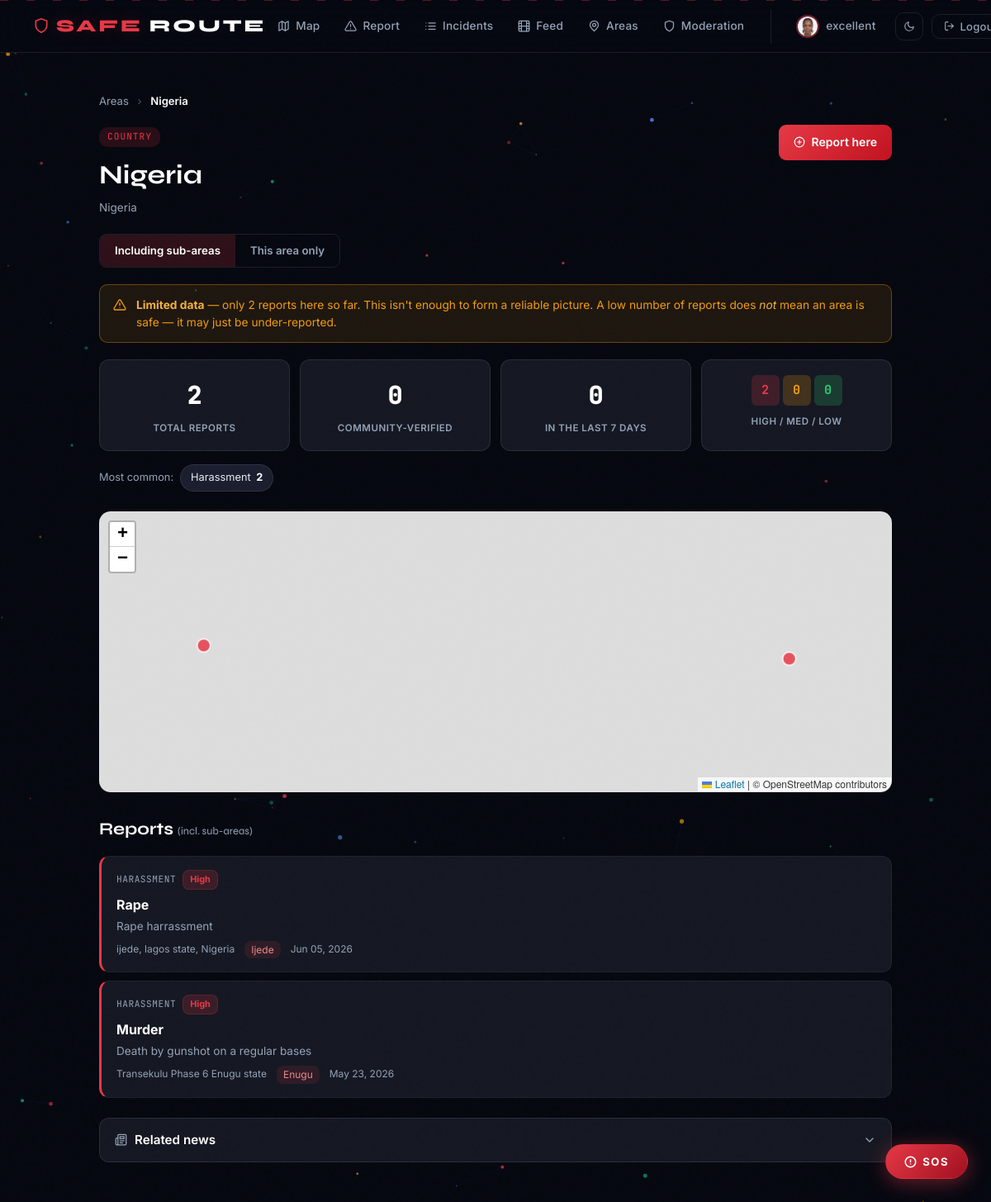
/areas/nigeria/ (signed in), run on the app's committed database.
### incidents/models.py (models this page shows, shortened)
class UserProfile(models.Model):
    user       = models.OneToOneField(User, on_delete=models.CASCADE, related_name='profile')
    bio        = models.TextField(blank=True, default='')
    avatar     = models.ImageField(upload_to='avatars/', blank=True, null=True)
    sos_phone  = models.CharField(max_length=20, blank=True, default='',
                                  help_text='Emergency contact number for SOS alerts')
    location   = models.CharField(max_length=100, blank=True, default='',
                                  help_text='City or neighbourhood')
    created_at = models.DateTimeField(auto_now_add=True)

class Area(models.Model):
    LEVEL_COUNTRY = 1
    LEVEL_STATE   = 2
    LEVEL_CITY    = 3
    LEVEL_LOCAL   = 4
    LEVEL_CHOICES = [
        (LEVEL_COUNTRY, 'Country'),
        (LEVEL_STATE,   'State'),
        (LEVEL_CITY,    'City'),
        (LEVEL_LOCAL,   'Local Area'),
    ]
    name        = models.CharField(max_length=120, db_index=True)
    level       = models.IntegerField(choices=LEVEL_CHOICES, db_index=True)
    parent      = models.ForeignKey(
                      'self',
                      on_delete=models.CASCADE,
                      null=True, blank=True,
                      related_name='children'
                  )
    slug        = models.SlugField(max_length=160)
    latitude    = models.FloatField(null=True, blank=True)
    longitude   = models.FloatField(null=True, blank=True)
    created_by  = models.ForeignKey(
                      User, on_delete=models.SET_NULL,
                      null=True, blank=True, related_name='created_areas'
                  )
    is_verified = models.BooleanField(default=False, db_index=True)
    needs_review = models.BooleanField(default=False, db_index=True,
                                       help_text='Auto-created from a pin; awaiting admin audit.')
    created_at  = models.DateTimeField(auto_now_add=True)
    class Meta:
        ordering        = ['level', 'name']
        unique_together = (('name', 'parent'),)
        indexes = [
            models.Index(fields=['level', 'name'],   name='incidents_a_level_c3ef6e_idx'),
            models.Index(fields=['parent', 'level'], name='incidents_a_parent__36434b_idx'),
            models.Index(fields=['slug'],            name='incidents_a_slug_4bddf7_idx'),
        ]
    def ancestors(self):
        chain, node = [], self.parent
        while node is not None:
            chain.append(node)
            node = node.parent
        return list(reversed(chain))
    def full_path(self):
        return ' → '.join([a.name for a in self.ancestors()] + [self.name])

class Incident(models.Model):
    INCIDENT_TYPES = [
        ('robbery',       'Robbery'),
        ('harassment',    'Harassment'),
        ('accident',      'Accident'),
        ('poor_lighting', 'Poor Lighting'),
        ('suspicious',    'Suspicious Activity'),
        ('flood',         'Flood'),
        ('fire',          'Fire'),
        ('assault',       'Assault'),
        ('vandalism',     'Vandalism'),
        ('kidnapping',    'Kidnapping'),
        ('other',         'Other'),
    ]
    DANGER_LEVELS = [
        (1, 'Low'),
        (2, 'Medium'),
        (3, 'High'),
    ]
    title        = models.CharField(max_length=200)
    type         = models.CharField(max_length=50, choices=INCIDENT_TYPES, db_index=True)
    description  = models.TextField()
    latitude     = models.FloatField()
    longitude    = models.FloatField()
    location     = models.CharField(max_length=200)
    area         = models.ForeignKey(
                       'Area',
                       on_delete=models.SET_NULL,
                       null=True, blank=True,
                       related_name='incidents',
                       help_text='Structured area this incident belongs to'
                   )
    danger_level = models.IntegerField(choices=DANGER_LEVELS, default=1, db_index=True)
    reported_by  = models.ForeignKey(User, on_delete=models.CASCADE,
                                     related_name='incidents')
    timestamp    = models.DateTimeField(auto_now_add=True, db_index=True)
    verified     = models.BooleanField(default=False, db_index=True)
    verified_override = models.BooleanField(null=True, blank=True, default=None,
                                            help_text='Admin override. Null = automatic.')
    is_hidden       = models.BooleanField(default=False,
                                          help_text='Hidden by moderation. Removed from public views but kept.')
    hidden_at       = models.DateTimeField(null=True, blank=True)
    hidden_by       = models.ForeignKey(User, null=True, blank=True,
                                        on_delete=models.SET_NULL,
                                        related_name='hidden_incidents')
    hidden_reason   = models.CharField(max_length=200, blank=True, default='')
    confirmations = models.ManyToManyField(
                        User,
                        related_name='confirmed_incidents',
                        blank=True
                    )
    disputes      = models.ManyToManyField(
                        User,
                        related_name='disputed_incidents',
                        blank=True
                    )
    class Meta:
        ordering = ['-timestamp']
        indexes  = [
            models.Index(fields=['type', '-timestamp']),
            models.Index(fields=['danger_level', '-timestamp']),
        ]

### incidents/views.py (the view)
# urls.py: path('areas/<slug:slug>/',   views.area_detail_view,      name='area_detail'),
def area_detail_view(request, slug):
    area = get_object_or_404(Area, slug=slug)
    scope = request.GET.get('scope', 'sub')  # default to broad/inclusive view
    if scope == 'exact':
        area_ids = [area.id]
    else:
        scope = 'sub'
        area_ids = _descendant_area_ids(area)
    incidents = (
        Incident.objects
        .filter(area_id__in=area_ids, is_hidden=False)   # exclude hidden content
        .select_related('reported_by', 'area')
        .prefetch_related('confirmations')
        .order_by('-timestamp')
    )
    stats = _area_stats(incidents)
    incidents_json = [
        {
            'id':           inc.id,
            'title':        escape(inc.title),
            'type':         inc.type,
            'latitude':     inc.latitude,
            'longitude':    inc.longitude,
            'danger_level': inc.danger_level,
            'verified':     inc.verified,
            'detail_url':   f'/incidents/{inc.id}/',
        }
        for inc in incidents
    ]
    from . import news_service
    news_result = news_service.get_area_news(area, limit=6)
    return render(request, 'area_detail.html', {
        'area':           area,
        'ancestors':      area.ancestors(),
        'scope':          scope,
        'incidents':      incidents,
        'stats':          stats,
        'incidents_json': json.dumps(incidents_json),
        'center_lat':     area.latitude,
        'center_lng':     area.longitude,
        'area_news':         news_result['articles'],
        'news_matched_area': news_result['matched_area'],
        'news_is_widened':   news_result['is_widened'],
    })

### templates/area_detail.html (shortened to what this page needs)
{% extends 'base.html' %}
{% block content %}
{% load static %}
<link rel="stylesheet" href="https://unpkg.com/leaflet@1.9.4/dist/leaflet.css"/>
<div class="area-dash">
  <div class="area-breadcrumb">
    <a href="{% url 'area_search_page' %}">Areas</a>
    <span class="crumb-sep">›</span>
    <span class="crumb-current">{{ area.name }}</span>
  </div>
  <div class="area-header">
    <div class="area-header-main">
      <span class="area-level-badge">{{ area.get_level_display }}</span>
      <h1>{{ area.name }}</h1>
      <p class="area-fullpath">{{ area.full_path }}</p>
    </div>
    <a href="{% url 'report' %}" class="area-report-btn">
      <svg xmlns="http://www.w3.org/2000/svg" width="14" height="14" viewBox="0 0 24 24" fill="none" stroke="currentColor" stroke-width="2" stroke-linecap="round" stroke-linejoin="round"><circle cx="12" cy="12" r="10"/><line x1="12" y1="8" x2="12" y2="16"/><line x1="8" y1="12" x2="16" y2="12"/></svg>
      Report here
    </a>
  </div>
  <div class="area-scope-toggle">
    <a href="?scope=sub"
       class="scope-btn {% if scope == 'sub' %}active{% endif %}">
       Including sub-areas
    </a>
    <a href="?scope=exact"
       class="scope-btn {% if scope == 'exact' %}active{% endif %}">
       This area only
    </a>
  </div>
  {% if stats.is_thin %}
  <div class="area-thin-warning">
    <div>
      <strong>Limited data</strong> — only {{ stats.total }} report{{ stats.total|pluralize }} here so far.
      This isn't enough to form a reliable picture. A low number of reports does
      <em>not</em> mean an area is safe — it may just be under-reported.
    </div>
  </div>
  {% endif %}
  <div class="area-stats-grid">
    <div class="stat-card">
      <span class="stat-value">{{ stats.total }}</span>
      <span class="stat-label">Total reports</span>
    </div>
    <div class="stat-card">
      <span class="stat-value">{{ stats.verified }}</span>
      <span class="stat-label">Community-verified</span>
    </div>
    <div class="stat-card">
      <span class="stat-value">{{ stats.recent }}</span>
      <span class="stat-label">In the last 7 days</span>
    </div>
    <div class="stat-card danger-split">
      <div class="danger-bar">
        <span class="db-high" title="High danger">{{ stats.danger_high }}</span>
        <span class="db-med" title="Medium danger">{{ stats.danger_med }}</span>
        <span class="db-low" title="Low danger">{{ stats.danger_low }}</span>
      </div>
      <span class="stat-label">High / Med / Low</span>
    </div>
  </div>
  {% if stats.top_types %}
  <div class="area-types">
    <span class="types-label">Most common:</span>
    {% for type, count in stats.top_types %}
      <span class="type-chip">{{ type|title }} <b>{{ count }}</b></span>
    {% endfor %}
  </div>
  {% endif %}
  {% if incidents %}
  <div id="area-map"></div>
  {% endif %}
  <div class="area-incidents">
    <h2>Reports {% if scope == 'sub' %}<span class="scope-note">(incl. sub-areas)</span>{% endif %}</h2>
    {% if incidents %}
    <div class="area-incident-list">
      {% for inc in incidents %}
      <a href="{% url 'incident_detail' inc.id %}" class="area-incident-row danger-{{ inc.danger_level }}">
        <div class="air-main">
          <div class="air-top">
            <span class="air-type">{{ inc.get_type_display }}</span>
            <span class="air-danger level-{{ inc.danger_level }}">
              {% if inc.danger_level == 3 %}High{% elif inc.danger_level == 2 %}Medium{% else %}Low{% endif %}
            </span>
          </div>
          <h3>{{ inc.title }}</h3>
          <p>{{ inc.description|truncatechars:100 }}</p>
          <div class="air-meta">
            <span>{{ inc.location }}</span>
            {% if inc.area and scope == 'sub' and inc.area.id != area.id %}
            <span class="air-subarea">{{ inc.area.name }}</span>
            {% endif %}
            <span>{{ inc.timestamp|date:"M d, Y" }}</span>
          </div>
        </div>
      </a>
      {% endfor %}
    </div>
    {% else %}
    <div class="area-no-incidents">
      <p>No reports in this area yet.</p>
      <a href="{% url 'report' %}" class="btn-primary">Be the first to report</a>
    </div>
    {% endif %}
  </div>
  <details class="area-news">
    <summary class="area-news-summary">
      <span class="area-news-summary-left">
        Related news
      </span>
      <svg class="area-news-chevron" xmlns="http://www.w3.org/2000/svg" width="16" height="16" viewBox="0 0 24 24" fill="none" stroke="currentColor" stroke-width="2" stroke-linecap="round" stroke-linejoin="round"><polyline points="6 9 12 15 18 9"/></svg>
    </summary>
  </details>
</div>
{% endblock %}

### templates/base.html (shortened to what this page needs)
<!DOCTYPE html>
<html lang="en">
<head>
  {% load static %}
  <link rel="stylesheet" href="{% static 'css/style.css' %}" />
</head>
<body>
  {% block topnav %}
  <nav class="navbar">
    <div class="nav-brand">
      <svg xmlns="http://www.w3.org/2000/svg" width="20" height="20" viewBox="0 0 24 24"
           fill="none" stroke="currentColor" stroke-width="2" stroke-linecap="round"
           stroke-linejoin="round" class="nav-brand-icon">
        <path d="M12 22s8-4 8-10V5l-8-3-8 3v7c0 6 8 10 8 10z"/>
      </svg>
      <span>Safe</span>Route
    </div>
    {% if user.is_authenticated %}
    <div class="nav-links">
      <a href="{% url 'map' %}" class="nav-link">
        <svg xmlns="http://www.w3.org/2000/svg" width="15" height="15" viewBox="0 0 24 24"
             fill="none" stroke="currentColor" stroke-width="2" stroke-linecap="round"
             stroke-linejoin="round">
          <polygon points="3 6 9 3 15 6 21 3 21 18 15 21 9 18 3 21"/>
          <line x1="9" y1="3" x2="9" y2="18"/>
          <line x1="15" y1="6" x2="15" y2="21"/>
        </svg>
        Map
      </a>
      <a href="{% url 'report' %}" class="nav-link">
        Report
      </a>
      <a href="{% url 'incidents' %}" class="nav-link">
        Incidents
      </a>
      <a href="{% url 'feed' %}" class="nav-link">
        Feed
      </a>
      <a href="{% url 'area_search_page' %}" class="nav-link">
        <svg xmlns="http://www.w3.org/2000/svg" width="15" height="15" viewBox="0 0 24 24"
             fill="none" stroke="currentColor" stroke-width="2" stroke-linecap="round"
             stroke-linejoin="round">
          <circle cx="12" cy="10" r="3"/>
          <path d="M12 21.7C17.3 17 20 13 20 10a8 8 0 1 0-16 0c0 3 2.7 7 8 11.7z"/>
        </svg>
        Areas
      </a>
      {% if user.is_staff %}
      <a href="{% url 'moderation_queue' %}" class="nav-link" title="Moderation queue">
        <svg xmlns="http://www.w3.org/2000/svg" width="15" height="15" viewBox="0 0 24 24"
             fill="none" stroke="currentColor" stroke-width="2" stroke-linecap="round"
             stroke-linejoin="round">
          <path d="M12 22s8-4 8-10V5l-8-3-8 3v7c0 6 8 10 8 10z"/>
        </svg>
        Moderation
      </a>
      {% endif %}
      <div class="nav-user">
        <a href="{% url 'profile' %}" class="nav-link nav-profile">
          {% if user.profile.avatar %}
            <img src="{{ user.profile.avatar.url }}" alt="avatar" class="nav-avatar"
                 width="28" height="28" loading="eager"/>
          {% else %}
            <span class="nav-avatar-placeholder">{{ user.username|first|upper }}</span>
          {% endif %}
          {{ user.username }}
        </a>
        <button class="theme-toggle" id="theme-toggle" onclick="toggleTheme()" title="Toggle theme">
          <svg class="icon-moon" xmlns="http://www.w3.org/2000/svg" width="14" height="14"
               viewBox="0 0 24 24" fill="none" stroke="currentColor" stroke-width="2"
               stroke-linecap="round" stroke-linejoin="round">
            <path d="M21 12.79A9 9 0 1111.21 3 7 7 0 0021 12.79z"/>
          </svg>
        </button>
        <form method="POST" action="{% url 'logout' %}" style="display:inline;">
          <button type="submit" class="logout-btn">
            <svg xmlns="http://www.w3.org/2000/svg" width="13" height="13" viewBox="0 0 24 24"
                 fill="none" stroke="currentColor" stroke-width="2" stroke-linecap="round"
                 stroke-linejoin="round">
              <path d="M9 21H5a2 2 0 01-2-2V5a2 2 0 012-2h4"/>
              <polyline points="16 17 21 12 16 7"/>
              <line x1="21" y1="12" x2="9" y2="12"/>
            </svg>
            Logout
          </button>
        </form>
      </div>
    </div>
    {% endif %}
  </nav>
  {% endblock %}
  <div class="container">
    {% block content %}{% endblock %}
  </div>
  {% if user.is_authenticated %}
  <div class="sos-container">
    <button class="sos-btn" onclick="triggerSOS()">
      <svg xmlns="http://www.w3.org/2000/svg" width="15" height="15" viewBox="0 0 24 24"
           fill="none" stroke="currentColor" stroke-width="2.5" stroke-linecap="round"
           stroke-linejoin="round">
        <circle cx="12" cy="12" r="10"/>
        <line x1="12" y1="8" x2="12" y2="12"/>
        <line x1="12" y1="16" x2="12.01" y2="16"/>
      </svg>
      SOS
    </button>
  </div>
  {% endif %}
</body>
</html>

### data on the page
Area: name "Nigeria", level "COUNTRY", full_path "Nigeria"
Incident: type "Harassment", id "2", type "HARASSMENT", danger_level "High", title "Murder", description "Death by gunshot on a regular bases", location "Transekulu Phase 6 Enugu state", area.name "Enugu", timestamp "May 23, 2026"
Incident: type "HARASSMENT", danger_level "High", title "Rape", description "Rape harrassment", location "ijede, lagos state, Nigeria", area.name "Ijede", timestamp "Jun 05, 2026"

### other printed values
{{ user.username }} "excellent"
{{ stats.total }} "2"
{{ stats.verified }} "0"
{{ stats.recent }} "0"
{{ stats.danger_high }} "2"
{{ stats.danger_med }} "0"
{{ stats.danger_low }} "0"
